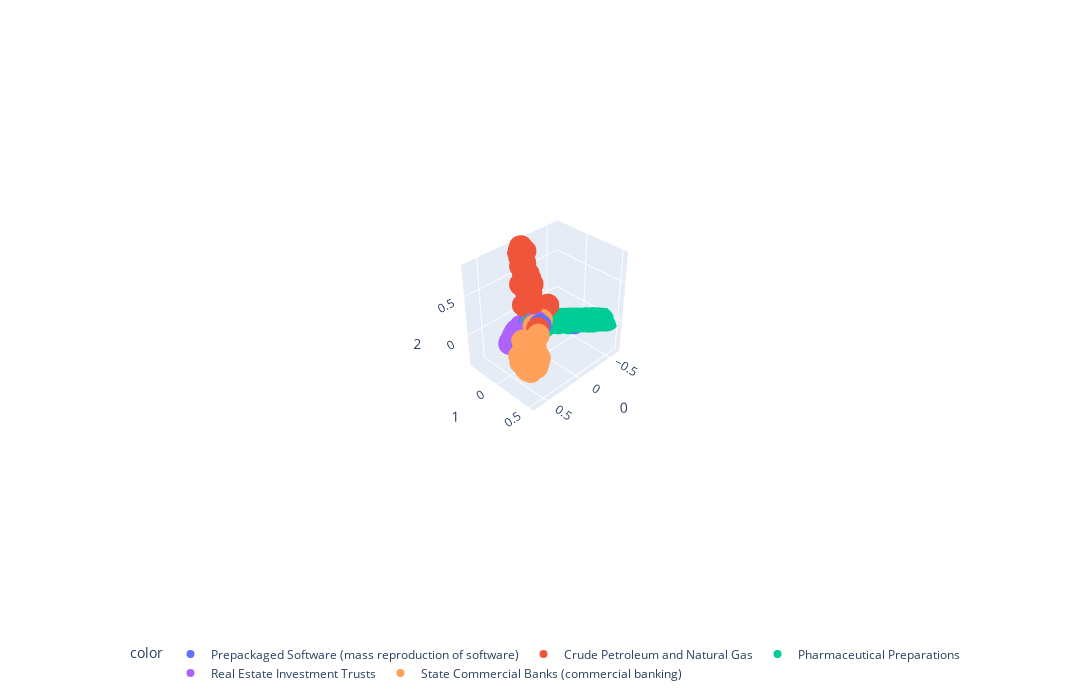

Here is the notebook cell this chart was saved with:
### Markdown cell above
And this is a 3-dimensional plot which plots the first three dimensions. You can interact with it and enhance your view of it as well.

### Code cell
std_func.pca_visualize_3d(plot)
